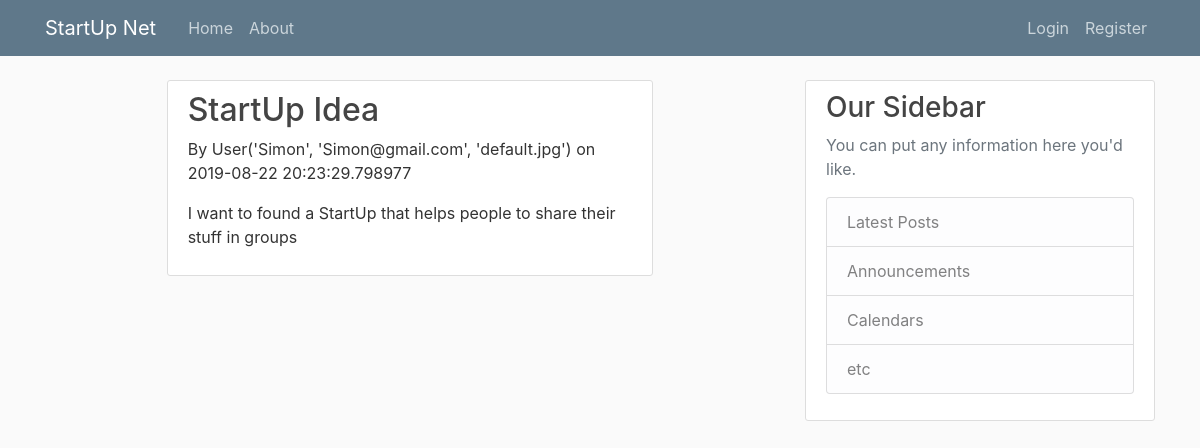
The page /home on the database its author committed.
### startupnet/models.py (models this page shows, shortened)
class Post(db.Model):
	id = db.Column(db.Integer, primary_key=True)
	title = db.Column(db.String(100), nullable=False)
	date_posted = db.Column(db.DateTime, nullable=False, default=datetime.utcnow)
	content = db.Column(db.Text, nullable=False)
	user_id = db.Column(db.Integer, db.ForeignKey("user.id"), nullable =False)

class User(db.Model, UserMixin):
	id = db.Column(db.Integer, primary_key=True)
	username = db.Column(db.String(20), unique=True, nullable=False)
	email = db.Column(db.String(120), unique=True, nullable=False)
	image_file = db.Column(db.String(20), nullable=False, default='static/profile_pics/default.jpg')
	password = db.Column(db.String(60), nullable=False)
	usertype = db.Column(db.String(20), nullable=False, default="User")
	posts = db.relationship("Post", backref='author', lazy=True)
	def __repr__(self):
		return f"User('{self.username}', '{self.email}', '{self.image_file}')"

class Investor(User, db.Model, UserMixin):
	offers = db.Column(db.String(500))
	interests = db.Column(db.String(500))

### startupnet/routes.py (the view)
@app.route("/")
@app.route("/home")
def home():
	page = request.args.get("page", 1, type=int)
	posts = Post.query.order_by(Post.date_posted.desc()).paginate(page=page, per_page=10)
	return render_template("home.html", posts=posts)

### startupnet/templates/home.html
{% extends "layout.html" %}
{%block content%}
{% for post in posts %}
<div class="container col-md-8 content-section">
	<h2>{{ post.title }} </h2>
	<p>By {{ post.author }} on {{ post.date_posted }}</p>
	<p>{{ post.content }}</p>
</div>
{% endfor %}
{% endblock%}

### startupnet/static/main.css (style rules this page uses)
body { background: #fafafa; color: #333333; margin-top: 5rem; }
h1, h2, h3, h4, h5, h6 { color: #444444; }
.content-section { background: #ffffff; padding: 10px 20px; border: 1px solid #dddddd; border-radius: 3px; margin-bottom: 20px; }

### rows shown on the page
Post: title "StartUp Idea", author "User('Simon', 'Simon@gmail.com', 'default.jpg')", date_posted "2019-08-22 20:23:29.798977", content "I want to found a StartUp that helps people to share their stuff in groups"
